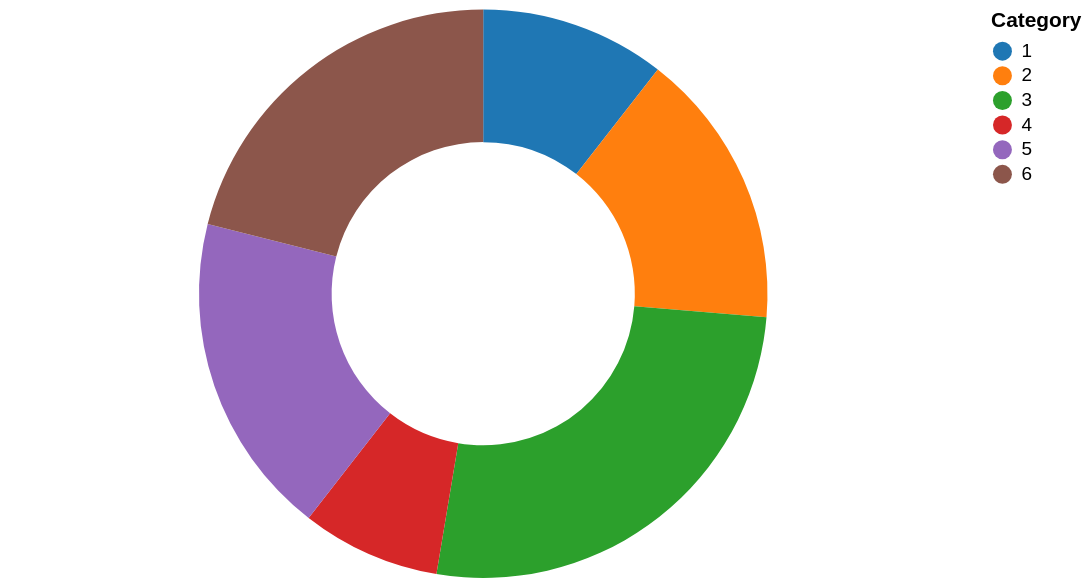

Express this chart as Vega-Lite.
### Vega-Lite specification from a JSON file in a GitHub repository (floating-point values rounded to 4 significant figures)
{"$schema": "https://vega.github.io/schema/vega-lite/v5.json", "description": "A simple pie chart with embedded data.", "width": 500, "height": 300, "resolve": {"scale": {"color": "independent"}}, "data": {"values": [{"category": 1, "value": 4}, {"category": 2, "value": 6}, {"category": 3, "value": 10}, {"category": 4, "value": 3}, {"category": 5, "value": 7}, {"category": 6, "value": 8}]}, "layer": [{"mark": {"type": "arc", "innerRadius": 80, "cornerRadius": 0, "padAngle": 0, "outerRadius": 150, "tooltip": true}, "encoding": {"theta": {"field": "value", "type": "quantitative", "stack": true}, "color": {"field": "category", "type": "nominal", "scale": {"range": ["#1f77b4", "#ff7f0e", "#2ca02c", "#d62728", "#9467bd", "#8c564b", "#e377c2", "#7f7f7f", "#bcbd22", "#17becf"]}, "legend": {"title": "Category", "orient": "right", "symbolType": "circle", "fillColor": "#ffffff"}}}}]}
